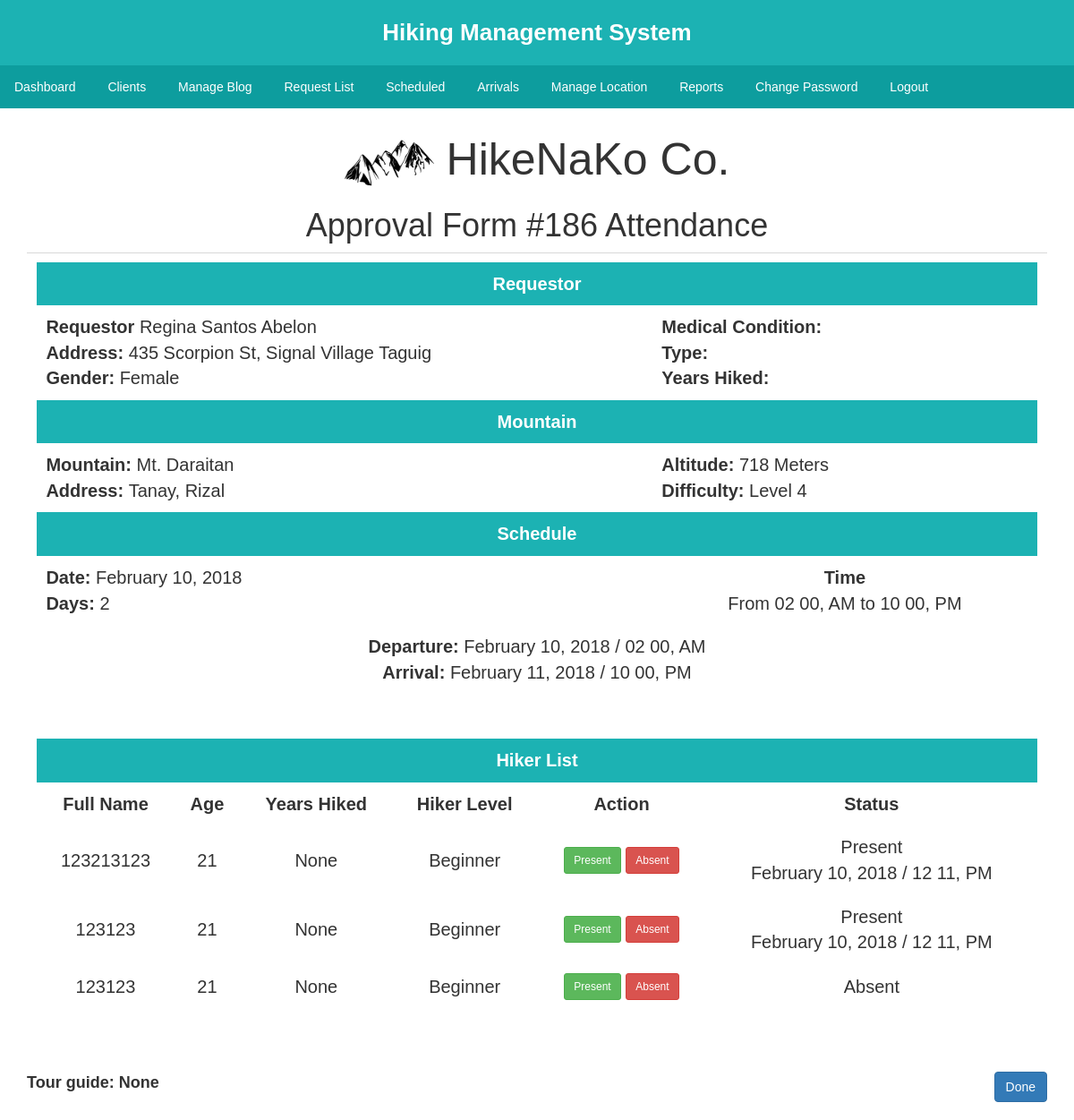
The app's page /attendance.php?id=186 (signed in) with its own data.
### tables this page shows
CREATE TABLE IF NOT EXISTS `register` (
`id` int(11) NOT NULL,
  `setspot_id` int(11) NOT NULL,
  `datenow` datetime NOT NULL,
  `user_id` int(11) NOT NULL,
  `date` date NOT NULL,
  `days` int(100) NOT NULL,
  `startTime` time NOT NULL,
  `until` time NOT NULL,
  `status` varchar(100) NOT NULL,
  `dateConfirmed` date NOT NULL,
  `done` varchar(100) NOT NULL,
  `arriveDate` date NOT NULL,
  `arrive` date NOT NULL,
  `arriveTime` time NOT NULL,
  `arriveStatus` varchar(100) NOT NULL,
  `groupTime` time NOT NULL,
  `groupDate` date NOT NULL,
  `tourguide` varchar(100) NOT NULL,
  `guide` varchar(100) NOT NULL
);

CREATE TABLE IF NOT EXISTS `users` (
`id` int(11) NOT NULL,
  `firstname` varchar(15) NOT NULL,
  `middlename` varchar(15) NOT NULL,
  `lastname` varchar(15) NOT NULL,
  `gender` varchar(10) NOT NULL,
  `bday` date NOT NULL,
  `contact` varchar(100) NOT NULL,
  `address` varchar(200) NOT NULL,
  `username` varchar(50) NOT NULL,
  `password` varchar(50) NOT NULL,
  `confirmpsw` varchar(50) NOT NULL,
  `email` varchar(100) NOT NULL,
  `profilePic` blob NOT NULL,
  `question` varchar(1000) NOT NULL,
  `answer` varchar(1000) NOT NULL,
  `condition` varchar(100) NOT NULL,
  `specify` varchar(100) NOT NULL,
  `type` varchar(100) NOT NULL,
  `years` varchar(100) NOT NULL
);

CREATE TABLE IF NOT EXISTS `setspot` (
`id` int(10) NOT NULL,
  `mountain_name` varchar(50) NOT NULL,
  `address` varchar(100) NOT NULL,
  `level` int(10) NOT NULL,
  `altitude` float NOT NULL,
  `requirements` varchar(500) NOT NULL,
  `photo` blob NOT NULL,
  `description` varchar(2000) NOT NULL,
  `slot` int(100) NOT NULL,
  `map` text NOT NULL,
  `equipment` varchar(1000) NOT NULL,
  `direction` varchar(2000) NOT NULL
);

CREATE TABLE IF NOT EXISTS `hikerlist` (
`id` int(100) NOT NULL,
  `register_id` int(100) NOT NULL,
  `name` varchar(100) NOT NULL,
  `age` varchar(100) NOT NULL,
  `contact` varchar(100) NOT NULL,
  `years` varchar(100) NOT NULL,
  `experience` varchar(100) NOT NULL,
  `medical` varchar(100) NOT NULL,
  `requirements` blob NOT NULL,
  `status` varchar(100) NOT NULL,
  `attendance` varchar(100) NOT NULL,
  `sets` int(100) NOT NULL,
  `now` date NOT NULL,
  `last` date NOT NULL,
  `finish` varchar(100) NOT NULL,
  `departureTime` time NOT NULL,
  `departureDate` date NOT NULL,
  `hikerArrive` varchar(100) NOT NULL,
  `arriveTime` time NOT NULL,
  `arriveDate` date NOT NULL,
  `remarks` varchar(1000) NOT NULL
);

### attendance.php (the view, shortened to what this page needs)
<?php
	include 'loggedheader.php';
	include 'connect.php';
	include 'loginchecker/adminMenu.php';
	$query = "SELECT * FROM register LEFT JOIN setspot ON register.setspot_id = setspot.id LEFT JOIN users ON register.user_id = users.id WHERE register.id = " . $_GET['id'];
	$result = mysqli_query($con,$query);
	if($result){
		while($row = mysqli_fetch_array($result)){
			$fname=$row['firstname'];
			$mname=$row['middlename'];
			$lname=$row['lastname'];
			$mountain=$row['mountain_name'];
			$date=date("F d, Y",strtotime($row['date']));
			$address=$row['address'];
			$gender=$row['gender'];
			$id = $row[0];
			$mountain_address=$row[21];
			$altitude=$row['altitude'];
			$level=$row['level'];
			$time=date("h i, A",strtotime($row['startTime']));
			$until=date("h i, A",strtotime($row['until']));
			$days=$row['days'];
			$specify=$row['specify'];
			$type=$row['type'];
			$years=$row['years'];
			$arrival = date('F d, Y', strtotime($date."+" . $days." days"."-1 days"));
			$guide=$row['tourguide'];
			$gname=$row['guide'];
		}
	}
?>
 <!DOCTYPE html>
 <html>
      <head>
           <link rel="stylesheet" href="https://maxcdn.bootstrapcdn.com/bootstrap/3.3.6/css/bootstrap.min.css" />
           <link rel="stylesheet" href="https://cdn.datatables.net/1.10.12/css/dataTables.bootstrap.min.css" />
      </head>
<body>
	<div class="container" style="padding-bottom: 20px;margin-top: 10px;">
		<h2 align="center" style="font-size: 50px;"><img src="images/logo.png" width="100" height="60"> HikeNaKo Co.</h2>
		<h1 align="center">Approval Form #<?php echo $id; ?> Attendance</h1>
		<div class="table-responsive">
                <table class="tables" width="100%" style="padding: 0px;">
                 	<thead>
                        <tr>
							<th width="100%" colspan="2" style="font-size: 20px; text-align: center;">Requestor</th>
						</tr>
                    </thead>
                    <tbody>
                    	<tr>
                    		<td style="font-size: 20px;">
                    			<span style="font-weight: bold;">Requestor</span>
                    			<?php echo ucfirst($fname)." ".ucfirst($mname)." ".ucfirst($lname);?><br>
								<span style="font-weight: bold;">Address:</span>
								<?php echo $address; ?><br>
								<span style="font-weight: bold;">Gender:</span>
								<?php echo $gender; ?><br>
                    		</td>
                    		<td style="font-size: 20px;">
								<span style="font-weight: bold;">Medical Condition:</span>
								<?php echo $specify; ?><br>
								<span style="font-weight: bold;">Type:</span>
								<?php echo $type; ?><br>
								<span style="font-weight: bold;">Years Hiked:</span>
								<?php echo $years; ?><br>
				            </td>
                    	</tr>
                    </tbody>
                    <thead>
                        <tr>
							<th width="100%" colspan="2" style="font-size: 20px; text-align: center;">Mountain</th>
						</tr>
                    </thead>
                    <tbody>
                    	<tr>
                    		<td style="font-size: 20px;">
                    			<span style="font-weight: bold;">Mountain: </span>
                    			<?php echo ucfirst($mountain);?><br>
								<span style="font-weight: bold;">Address: </span>
								<?php echo $mountain_address; ?><br>
                    		</td>
                    		<td style="font-size: 20px;">
								<span style="font-weight: bold;">Altitude:</span>
								<?php echo $altitude; ?> Meters<br>
								<span style="font-weight: bold;">Difficulty:</span>
								Level <?php echo $level; ?><br>
				            </td>
                    	</tr>
                    </tbody>
                     <thead>
                        <tr>
							<th width="100%" colspan="2" style="font-size: 20px; text-align: center;">Schedule</th>
						</tr>
                    </thead>
                    <tbody>
                    	<tr>
                    		<td style="font-size: 20px;">
                    			<span style="font-weight: bold;">Date: </span>
                    			<?php echo $date;?><br>
								<span style="font-weight: bold;">Days: </span>
								<?php echo $days; ?><br>
                    		</td>
                    		<td style="font-size: 20px;">
								<span style="font-weight: bold;"><center>Time</center></span>
								<center>From <?php echo $time; ?> to <?php echo $until; ?></center>
				            </td>
                    	</tr>
                    	<tr>
                    		<td style="font-size: 20px; text-align: center;" colspan="2" >
                    			<span style="font-weight: bold;">Departure: </span>
                    			<?php echo $date.' / '.$time;?><br>
                    			<span style="font-weight: bold;">Arrival: </span>
                    			<?php echo $arrival.' / '.$until;?><br>
                    		</td>
                    	</tr>
                    </tbody>
                </table>
            </div>
             <div class="table-responsive">
                <table class="tables" width="100%" style="padding: 0px;">
                 	<thead>
                        <tr>
							<th width="100%" colspan="8" style="font-size: 20px; text-align: center;">Hiker List</th>
						</tr>
                    </thead>
                    <tbody align="center">
               			<tr style="font-weight: bold;">
                    		<td style="font-size: 20px;">Full Name</td>
                    		<td style="font-size: 20px;">Age</td>
                    		<td style="font-size: 20px;">Years Hiked</td>
                    		<td style="font-size: 20px;">Hiker Level</td>
                    		<td style="font-size: 20px;">Action</td>
                    		<td style="font-size: 20px;">Status</td>
                    	</tr>
                    	<?php
                         	$query = "SELECT * FROM hikerlist WHERE register_id='$id' AND status='Approved'";
							$response = mysqli_query($con,$query);
							if($response){
								while($row = mysqli_fetch_array($response)){
								$idHiker=$row['id'];
								$name=$row['name'];
								$age=$row['age'];
								$year=$row['years'];
								$experience=$row['experience'];
								$status=$row['attendance'];
								$dt=date("h i, A",strtotime($row['departureTime']));
								$dd=date("F d, Y",strtotime($row['departureDate']));
								?>
									<tr>
										<form method="POST">
										<td style="font-size: 20px;"><?php echo $name; ?></td>
										<td style="font-size: 20px;"><?php echo $age;?></td>
										<td style="font-size: 20px;"><?php echo $year;?></td>
										<td style="font-size: 20px;"><?php echo $experience;?></td>
										<td style="font-size: 20px;"><a href="attend.php?id=<?php echo $idHiker;?>" class="btn btn-success btn-sm Add">Present</a>&nbsp<a href="absent.php?id=<?php echo $idHiker;?>" class="btn btn-danger btn-sm Add">Absent</a></td>
										<td style="font-size: 20px;">
											<?php
											if($status=='Present'){
												echo $status.'<br>'. $dd.' / '. $dt;
											}
											else{
												echo $status;
											}
										?>
										</td>
									</form>
									</tr>
								<?php
								}
							}
							?>
                    </tbody>
                </table>
            </div>
            <br>
            <form method="POST">
            	<input type="submit" name="send" value="Done" class="btn btn-primary" style="float: right;">
            </form>
            <?php
            	if($guide=='Yes'){
								echo '<div style="font-size:18px;font-weight:bold;">Tour guide: '.$gname.'</div>';
            	}
            	else{
            		echo '<div style="font-size:18px;font-weight:bold;">Tour guide: None</div>';
            	}
             ?>
	</div>
</body>
</html>

### css/styles.css (style rules this page uses)
a { color: white; text-decoration: none; }
* { -webkit-font-smoothing: antialiased; font-family: 'Arial', sans-serif !important; margin: 0px; }
body { overflow-y: scroll; }
h1 { color: #0d9d9e; margin: 14px; border-bottom: 1px solid #d8d8d8; padding-bottom: 10px; margin-top: 20px; }
.tables { width: 98%; padding-left: 0px; padding-right: 0px; border-collapse: collapse; margin: 0 auto; margin-bottom: 50px; }
.tables th { background: #1cb2b3; color: #fff; padding: 10px; font-size: 14px; text-align: left; }
.tables td { padding: 10px; font-size: 14px; }

### records on screen
register: id "186", user.firstname "Regina", user.middlename "Santos", user.lastname "Abelon", user.address "435 Scorpion St, Signal Village Taguig", user.gender "Female", setspot.mountain_name "Mt. Daraitan", setspot.address "Tanay, Rizal", setspot.altitude "718", setspot.level "4", date "February 10, 2018", days "2", startTime "02 00, AM", until "10 00, PM", arrival "February 11, 2018"
hikerlist: name "123213123", age "21", years "None", experience "Beginner", attendance "Present", departureDate "February 10, 2018", departureTime "12 11, PM"
hikerlist: name "123123", age "21", years "None", experience "Beginner", attendance "Present", departureDate "February 10, 2018", departureTime "12 11, PM"
hikerlist: name "123123", age "21", years "None", experience "Beginner", attendance "Absent"
